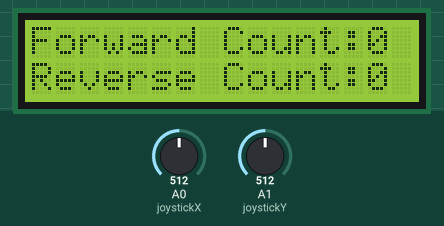
Simulated run of this sketch. Board: Arduino Uno, built with avr-gcc and run on an emulated ATmega328P. Shown: 16×2 character LCD. Inputs (shaded band) come from the test bench; at power-on: A1 (joystickY) = 512, A0 (joystickX) = 512. No radio packets arrive unless stated; what the sketch prints to the serial monitor is not drawn.

Above: at 8.3 s.
8.4 s: A1 (joystickY) set to 92
At 8.93 s:
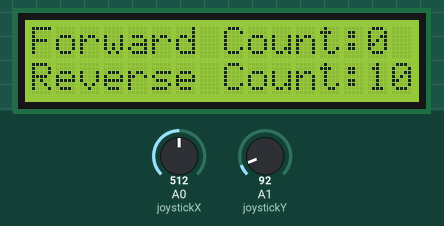
9.9 s: A1 (joystickY) set to 112
At 10.8 s:
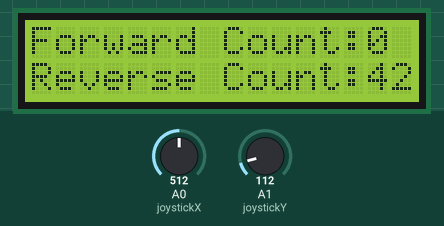
11.4 s: A0 (joystickX) set to 107
14.4 s: A0 (joystickX) set to 93
15.9 s: A1 (joystickY) set to 0
At 16.1 s:
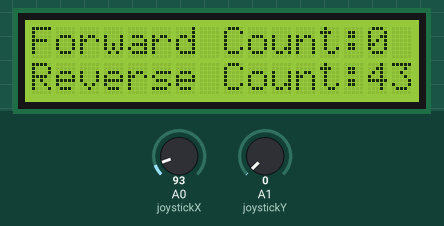
17.4 s: A0 (joystickX) set to 11
19.0 s: A0 (joystickX) set to 8
Timing chart, 0 to 22.0 s (numbered marks = the images above; inputs shaded):
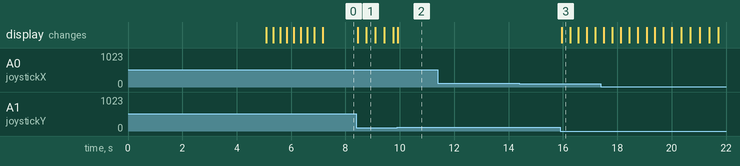

The sketch:

Skates_Transmitter_With_Display_For_Rev.ino
```cpp
/*
 Pins
 CE=7
 CSN=8
 SCK=13
 MOSI=11
 MISO=12
 */

#include<SPI.h>
#include<RF24.h>
#include<nRF24L01.h>
#include<Wire.h>
#include<LiquidCrystal_I2C.h>

//Joystick Pinouts
int joystickX=A0;
int joystickY=A1;
int joystickXPos;
int joystickYPos;
int xyArr[2];
int finalCount=0;
int printCount=0;
int forwardCount=0;
int reverseCount=0;


// Define LCD pinout
const int  en = 2, rw = 1, rs = 0, d4 = 4, d5 = 5, d6 = 6, d7 = 7, bl = 3;

// Define I2C Address (Hexadecimal)
const int i2c_addr = 0x27;

//Create LCD object
LiquidCrystal_I2C lcd(i2c_addr, en, rw, rs, d4, d5, d6, d7, bl, POSITIVE);

//NRF Address
const byte address[6]="00001";
RF24 radio(7,8);

void setup()
{
  lcd.begin(16,2);
  lcd.setCursor(0,0); // (Column, Row)
  lcd.print("Rehabilitation");
  lcd.setCursor(0,1);
  lcd.print("Skates V.1.0");
  delay(5000);
  lcd.clear();
  for(int itr=0;itr<4;itr++)
  {
    lcd.backlight();
    delay(250);
    lcd.noBacklight();
    delay(250);
  }
  lcd.backlight();

  Serial.begin(9600);
  radio.begin();
  radio.openWritingPipe(address);
  radio.setPALevel(RF24_PA_MIN);
  radio.stopListening();
}

void loop()
{
  joystickXPos=analogRead(joystickX);
  joystickYPos=analogRead(joystickY);

  xyArr[0]=joystickXPos;
  xyArr[1]=joystickYPos;

  radio.write(&xyArr,sizeof(xyArr));

  //Logic for Exercise count
  if(joystickYPos>921)
    forwardCount+=1;
  if(joystickYPos<102)
    reverseCount+=1;


  lcd.setCursor(0,0);
  lcd.print("Forward Count:");
  lcd.print(forwardCount);
  lcd.setCursor(0,1);
  lcd.print("Reverse Count:");
  lcd.print(reverseCount);

  Serial.print("X axis: ");
  Serial.print(xyArr[0]);
  Serial.print("|");
  Serial.print("Y axis: ");
  Serial.print(xyArr[1]);
  Serial.println("|");
  Serial.println(forwardCount);
  Serial.println("|");
  Serial.println(reverseCount);
}
```

Measured:
- after the input at 8.4 s, the display: first changes after 0.05 s (image 1 shows a later state)
- after the input at 11.4 s, every drawn part: stays the same
- after the input at 14.4 s, every drawn part: stays the same
- after the input at 15.9 s, the display: changes after 0.05 s (image 3)
